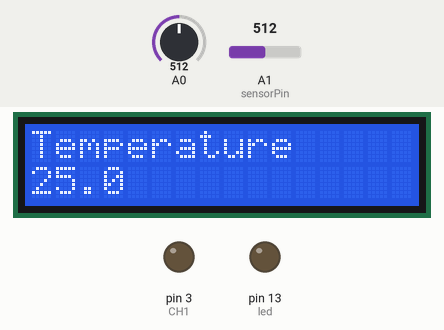
This sketch was run on a simulated Arduino Uno, built with avr-gcc and run on an emulated ATmega328P. Parts: 16×2 character LCD, output pins drawn as LEDs (lit = HIGH). The inputs (shaded band) are chosen by the test bench; at power-on: A0 = 512, A1 (sensorPin) = 512.

Above: at 2.6 s.
2.7 s: A0 set to 395
4.2 s: A0 set to 369
At 4.68 s:
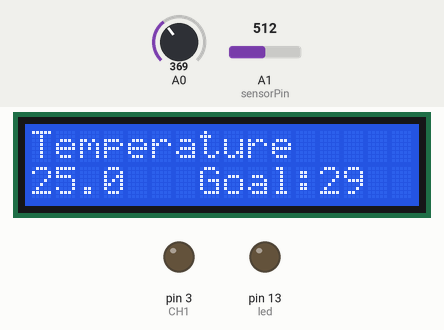
7.2 s: A1 (sensorPin) set to 565
At 7.85 s:
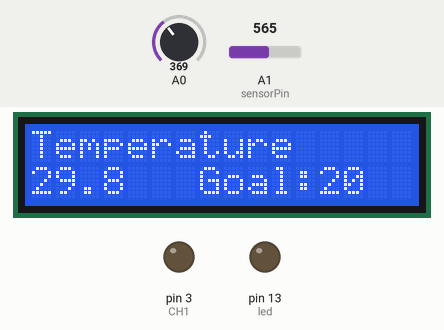
8.9 s: A1 (sensorPin) set to 545
At 10.87 s:
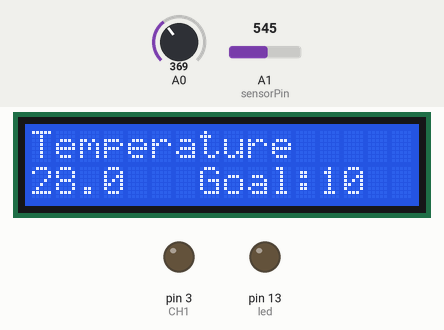
11.9 s: A1 (sensorPin) set to 511
At 13.89 s:
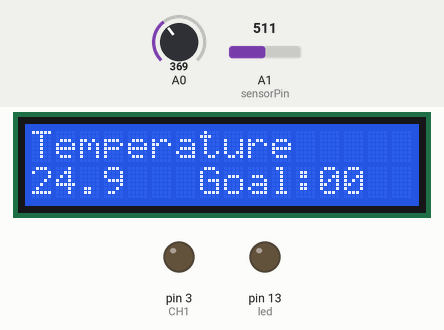
14.9 s: A0 set to 185
At 33.7 s:
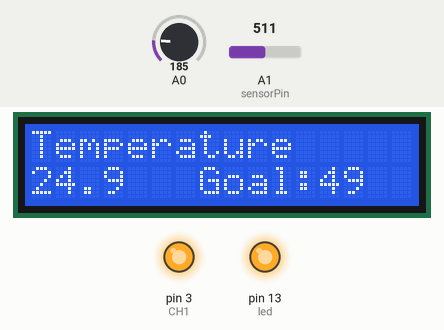
Timing chart, 0 to 35.4 s (numbered marks = the images above; inputs shaded):
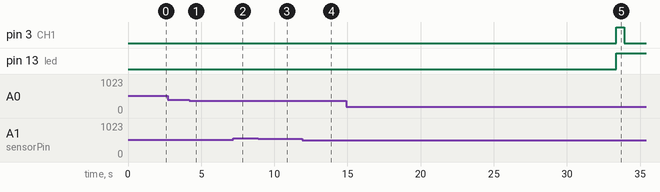

The sketch:

Thermo_relay_LCD.ino
```cpp
#include <math.h>
#include <LiquidCrystal.h>
LiquidCrystal lcd(8, 9, 4, 5, 6, 7);


int sensorPin = A1; // select the input pin for the potentiometer
int tempgoal = 30;
int led = 13;
int CH1 = 3;
int lcd_key     = 0;
int adc_key_in  = 0;
int count = 0;
int tempdelay = 0;
#define btnRIGHT  0
#define btnUP     1
#define btnDOWN   2
#define btnLEFT   3
#define btnSELECT 4
#define btnNONE   5
int read_LCD_buttons()
{
 adc_key_in = analogRead(0);      // read the value from the sensor
 // my buttons when read are centered at these valies: 0, 144, 329, 504, 741
 // we add approx 50 to those values and check to see if we are close
 if (adc_key_in > 1000) return btnNONE; // We make this the 1st option for speed reasons since it will be the most likely result
 // For V1.1 us this threshold
/*
 if (adc_key_in < 50)   return btnRIGHT;
 if (adc_key_in < 250)  return btnUP;
 if (adc_key_in < 450)  return btnDOWN;
 if (adc_key_in < 650)  return btnLEFT;
 if (adc_key_in < 850)  return btnSELECT;
*/
 // For V1.0 comment the other threshold and use the one below:

 if (adc_key_in < 50)   return btnRIGHT;
 if (adc_key_in < 195)  return btnUP;
 if (adc_key_in < 380)  return btnDOWN;
 if (adc_key_in < 555)  return btnLEFT;
 if (adc_key_in < 790)  return btnSELECT;


 return btnNONE;  // when all others fail, return this...
}

double Thermistor(int RawADC) {
  double Temp;
  Temp = log(10000.0*((1024.0/RawADC-1)));
  Temp = 1 / (0.001129148 + (0.000234125 + (0.0000000876741 * Temp * Temp ))* Temp );
  Temp = Temp - 273.15;            // Convert Kelvin to Celcius
   //Temp = (Temp * 9.0)/ 5.0 + 32.0; // Convert Celcius to Fahrenheit
   return Temp;
}

void setup() {
 Serial.begin(9600);
 pinMode(led, OUTPUT);
 pinMode(CH1, OUTPUT);
 {
 lcd.begin(16, 2);              // start the library
 lcd.setCursor(0,0);
 lcd.print("Temperature"); // print a simple message
}

}

void loop() {


 int readVal=analogRead(sensorPin);
 double temp =  Thermistor(readVal);

 if(temp <tempgoal){
  if(tempdelay == 50){
    digitalWrite(led, HIGH);
    digitalWrite(CH1, HIGH);
    delay(temp*10);
    tempdelay = 0;
  }
   else {
    digitalWrite(CH1, LOW);
    tempdelay ++;
    delay (100);
   }
 }
 else{
    digitalWrite(led, LOW);
    digitalWrite(CH1, LOW);
 }

 delay(100);

 lcd.setCursor(0,1);            // move cursor to second line "1" and 9 spaces over
if (count<10){
count ++;}
if (count==10){
   lcd.print(temp,1);
   count = 0;}

 lcd.setCursor(7,1);
 lcd_key = read_LCD_buttons();
 switch (lcd_key){
   case btnUP:{
          delay(200);
         tempgoal +=1;
         lcd.print("Goal:");
          lcd.setCursor(12,1);
     lcd.print(tempgoal);
     break;
     delay(200);
    }
  case btnDOWN:{
         delay(200);
    tempgoal -=1;
    lcd.print("Goal:");
          lcd.setCursor(12,1);
     lcd.print(tempgoal);
     break;
     delay(200);
  }

 }
}
```

Measured:
- the behaviour switches between 380 and 379 on A0 (found by bisection; images 0 and 1)
- after the input at 2.7 s, every drawn part: stays the same
- after the input at 4.2 s, the display: changes after 0.28 s (image 1)
- after the input at 14.9 s, pin 3 (CH1): LOW → HIGH after 18.5 s, → LOW 0.55 s later; pin 13 (led): LOW → HIGH after 18.5 s
- what the display in image 5 shows lasts 0.6 s, from 33.3 s to 33.9 s
